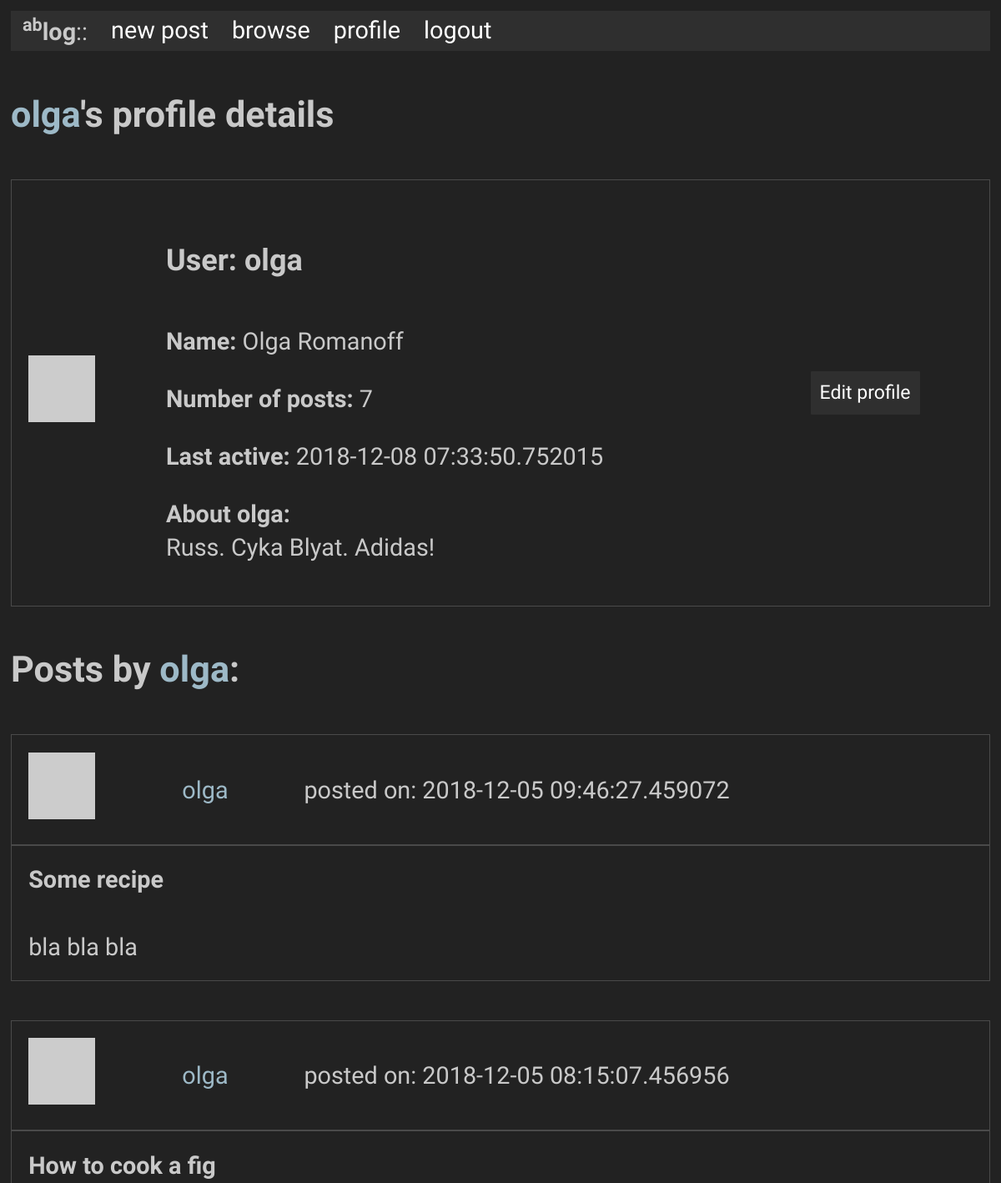
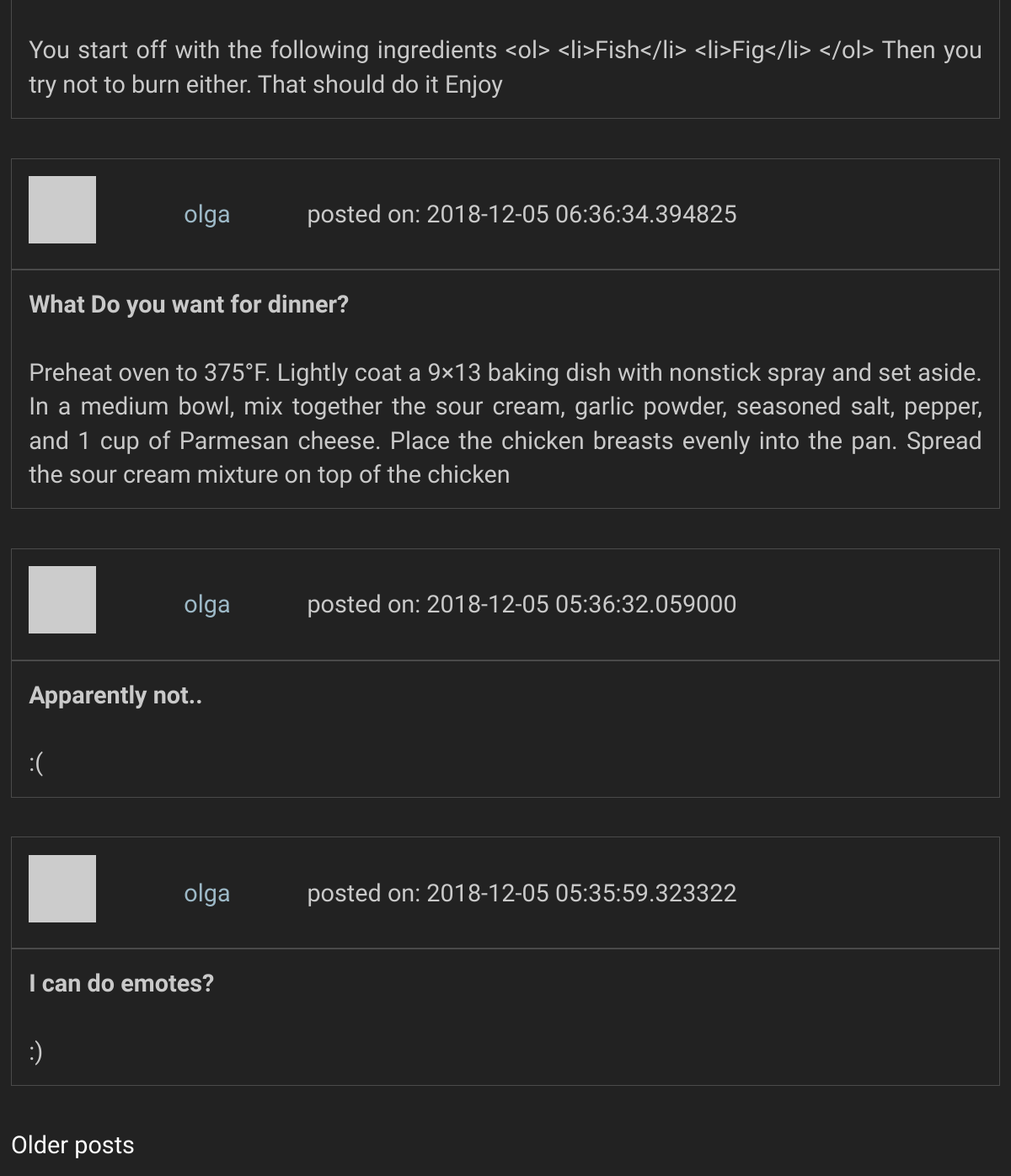
Page /user/olga (signed in) on the committed database (2 pictures, top to bottom).
### app/models.py (models this page shows, shortened)
class User(UserMixin, db.Model):
    id            = db.Column(db.Integer, primary_key = True)
    username      = db.Column(db.String(64), index = True, unique = True)
    full_name     = db.Column(db.String(80), index = True)
    email         = db.Column(db.String(128), index = True, unique = True)
    password_hash = db.Column(db.String(128))
    posts         = db.relationship('Post', backref = 'author', lazy = 'dynamic')
    about_me      = db.Column(db.String(50))
    last_seen     = db.Column(db.DateTime, default=datetime.utcnow)
    """
    Generates password hash from password string
    """
    """
    Checks if provided password matches self.password_hash
    """
    """
    Fetches generated avatar from gravatar from hash, which is generated from email
    """
    def avatar(self, size = 64):
        digest = md5(self.email.lower().encode('utf-8')).hexdigest()
        return('https://gravatar.com/avatar/{}?d=retro&s={}'.format(digest, size))

class Post(db.Model):
    id           = db.Column(db.Integer, primary_key = True)
    title        = db.Column(db.String(40))
    body         = db.Column(db.String(100))
    timestamp    = db.Column(db.DateTime, index = True, default = datetime.utcnow)
    user_id      = db.Column(db.Integer, db.ForeignKey('user.id'))

### app/routes.py (the view)
@app.route('/user/<username>')
@login_required
def user(username):
    page        = request.args.get('page', 1, type = int)
    user        = User.query.filter_by(username = username).first_or_404()
    posts       = Post.query.filter_by(user_id = user.id).order_by(Post.timestamp.desc())
    n_posts     = posts.count()
    posts       = posts.paginate(page, app.config['POSTS_PER_PAGE'], False)
    next_url    = url_for('user', username = username, page = posts.next_num) if posts.has_next else None
    prev_url    = url_for('user', username = username, page = posts.prev_num) if posts.has_prev else None
    return(render_template('user.html', user = user, posts = posts.items, n_posts = n_posts, next_url = next_url, prev_url = prev_url))

### app/models.py (called while the page is built)
@login.user_loader
def load_user(id):
    return User.query.get(int(id))

### app/routes.py (called while the page is built)
@app.before_request
def before_request():
    if current_user.is_authenticated:
        current_user.last_seen = datetime.utcnow()
        db.session.commit()

### app/templates/user.html (shortened to what this page needs)
{% extends "base.html" %}
{% from "_post.html" import render_post %}
{% block content %}
<h4><a id='inline-hyper' href="{{ url_for('user', username=user.username) }}">{{ user.username }}</a>'s profile details</h4>
  <table>
    <tr>
      <td valign="center"><img src="{{ user.avatar(228) }}"></td>
      <td>
        <h5>User: {{ user.username }}</h5>
        {% if user.full_name %}<p><b>Name:</b> {{ user.full_name }}</p>{% endif %}
        <p><b>Number of posts:</b> {{ n_posts }}</p>
        {% if user.last_seen %}<p><b>Last active:</b> {{ user.last_seen }}</p>{% endif %}
        {% if user.about_me %}<p><b>About {{ user.username }}:</b> <br>{{ user.about_me }}</p>{% endif %}
      </td>
      <td>
        {% if user == current_user %}
        <div class="button"><a href="{{ url_for('edit_profile') }}">Edit profile</a></div>
        {% endif %}
      </td>
    </tr>
  </table>
  <h4> Posts by <a id='inline-hyper' href="{{ url_for('user', username=user.username) }}">{{ user.username }}</a>:</h4>
  {% for post in posts %}
      {{ render_post(post) }}
  {% endfor %}
  {% if next_url %}
  <a href="{{ next_url }}">Older posts</a>
  {% endif %}
{% endblock %}

### app/templates/base.html (shortened to what this page needs)
<!doctype html>
<link rel="stylesheet" href="{{ url_for('static', filename='style.css') }}">
<html>
    <head>
    </head>
    <body>
      <ul>
        <li><b><sup>ab</sup>log</b>::</li>
        {% if current_user.is_anonymous %}
            <li><a href="{{ url_for('index') }}">home</a></li>
            <li><a href="{{ url_for('login') }}">login</a></li>
        {% else %}
          <li><a href="{{ url_for('index') }}">new post</a></li>
          <li><a href="{{ url_for('browse') }}">browse</a></li>
          <li><a href="{{ url_for('user', username = current_user.username) }}">profile</a></li>
          <li><a href="{{ url_for('logout') }}">logout</a></li>
          {% endif %}
      </ul>
      {% block content %}{% endblock %}
    </body>
</html>

### app/templates/_post.html
{% macro render_post(src) %}
  <table>
    <table>
      <tr>
        <td>
          <img src="{{ src.author.avatar(48) }}"><br>
        </td>
        <td>
          <a  id="inline-hyper" href="{{ url_for('user', username=src.author.username) }}">{{ src.author.username }}</a>
        </td>
        <td>
          posted on: {{ src.timestamp }}
        </td>
      </tr>
    </table>
    <table>
      <tr>
          <td><b>{{ src.title }}<b></td>
      </tr>
      <tr>
          <td>{{ src.body }}</td>
      </tr>
    </table>
  <table>
  <br>
{% endmacro %}

### app/static/style.css (style rules this page uses)
body { font-size: 1.8rem; line-height: 1.618; max-width: 52em; margin: auto; font-family: 'Quattrocento Sans', sans-serif; color: #c9c9c9; background-color: #222222; padding: 13px; }
h1, h2, h3, h4, h5, h6 { font-family: 'Quattrocento Sans', sans-serif; font-weight: 700; overflow-wrap: break-word; word-wrap: break-word; -ms-word-break: break-all; word-break: break-word; -ms-hyphens: auto; -moz-hyphens: auto; -webkit-hyphens: auto; hyphens: auto; }
h4 { line-height: 0.9; font-size: 1.5em; }
h5 { line-height: 0.9; font-size: 1.25em; }
small, sub, sup { font-size: 75%; }
a { text-decoration: none; color: #ffffff; }
#inline-hyper { color: #9db9c7; }
ul { list-style-type: none; margin: 0; padding: 0; overflow: hidden; background-color: #2f2f2f; }
li { float: left; padding: 0px 14px; }
li a { display: block; color: white; text-align: center; text-decoration: none; }
table { text-align: justify; width: 100%; border-collapse: collapse; border: 1px solid #4a4a4a; }
td, th { line-height: 1.4em; padding: 0.7em; }
.button, button { font-size: 0.8em; display: inline-block; padding: 5px 10px; text-align: center; text-decoration: none; white-space: nowrap; background-color: #2f2f2f; color: #222222; border-radius: 1px; border: 1px solid #2f2f2f; cursor: pointer; box-sizing: border-box; }

### rows in the picture
User: username "olga", full_name "Olga Romanoff", last_seen "2018-12-08 07:33:50.752015", about_me "Russ. Cyka Blyat. Adidas!", author.username "olga"
Post: timestamp "2018-12-05 09:46:27.459072", title "Some recipe", body "bla bla bla"
Post: timestamp "2018-12-05 08:15:07.456956", title "How to cook a fig", body "You start off with the following ingredients <ol> <li>Fish</li> <li>Fig</li> </ol> Then you try not to burn either. That should do it Enjoy"
Post: timestamp "2018-12-05 06:36:34.394825", title "What Do you want for dinner?", body "Preheat oven to 375°F. Lightly coat a 9×13 baking dish with nonstick spray and set aside. In a medium bowl, mix together the sour cream, garlic powder, seasoned salt, pepper, and 1 cup of Parmesan cheese. Place the chicken breasts evenly into the pan. Spread the sour cream mixture on top of the chicken"
Post: timestamp "2018-12-05 05:36:32.059000", title "Apparently not..", body ":("
Post: timestamp "2018-12-05 05:35:59.323322", title "I can do emotes?", body ":)"

### other values in the picture
{{ n_posts }} "7"
